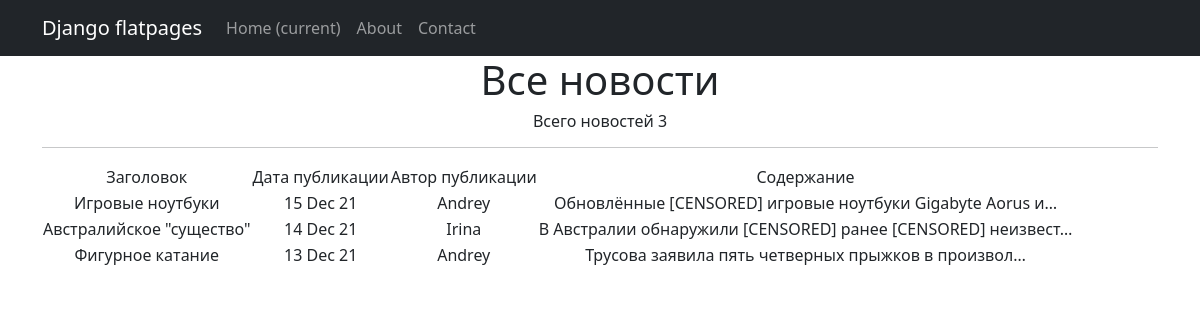
Page /news/ on the committed database.
### NewsPortal/models.py (models this page shows, shortened)
class Post(models.Model):
    author = models.ForeignKey(Author, on_delete=models.CASCADE)
    NEWS = 'NW'
    ARTICLE = 'AR'
    CATEGORY_CHOICES = (
        (NEWS, 'Новость'),
        (ARTICLE, 'Статья'),
    )
    categoryType = models.CharField(max_length=2, choices=CATEGORY_CHOICES, default=ARTICLE)
    dateCreation = models.DateTimeField(auto_now_add=True)
    postCategory = models.ManyToManyField(Category, through='postCategory')
    title = models.CharField(max_length=128)
    text = models.TextField()
    rating = models.SmallIntegerField(default=0)

class Author(models.Model):
    authorUser = models.OneToOneField(User, on_delete=models.CASCADE)
    ratingAuthor = models.SmallIntegerField(default=0)

### NewsPortal/views.py (the view)
# urls.py: path('', PostList.as_view()),
class PostList(ListView):
    model = Post                        # указываем модель, объекты которой мы будем выводить
    template_name = 'news/posts.html'   # указываем имя шаблона, в котором будет лежать HTML, в котором будут все инструкции о том, как именно пользователю должны вывестись наши объекты
    context_object_name = 'posts'       # это имя списка, в котором будут лежать все объекты, его надо указать, чтобы обратиться к самому списку объектов через HTML-шаблон
    queryset = Post.objects.order_by('-dateCreation')

### NewsPortal/templatetags/custom_filters.py (called while the page is built)
@register.filter(name='censor')
def censor(value):
    censor_list = ['мат', 'дурак', 'фигня']
    text = value.split()
    for word in text:
        if word.lower() in censor_list:
            value = value.replace(word, '[CENSORED]')
    return value

### templates/news/posts.html (shortened to what this page needs)
{% extends 'flatpages/default.html' %}
{% load custom_filters %}
{% block content %}
<h1>Все новости</h1>
<h6>Всего новостей {{ posts | length }}</h6>
<hr>
    {% if posts %}
        <table>
            <tr>
                <td>
                    Заголовок
                </td>
                <td>
                    Дата публикации
                </td>
                <td>
                    Автор публикации
                </td>
                <td>
                    Содержание
                </td>
            </tr>
        {% for post in posts %}
            <tr>
                <td>
                    {{post.title }}
                </td>
                <td>
                    {{post.dateCreation|date:'d M y' }}
                </td>
                <td>
                    {{post.author.authorUser}}
                </td>
                <td>
                    {{post.text|truncatechars:50|censor}}
                </td>
            </tr>
        {% endfor %}
        </table>
    {% else %}
        <h2>Новостей нет!</h2>
    {% endif %}
{% endblock content %}

### templates/flatpages/default.html (shortened to what this page needs)
<!DOCTYPE html>
<html lang="en">
    <head>
        {% load static %}
        <link href="{% static 'css/styles.css' %}" rel="stylesheet" />
    </head>
    <body>
        <nav class="navbar navbar-expand-lg navbar-dark bg-dark static-top">
           <div class="container">
               <a class="navbar-brand" href="#">Django flatpages</a>
               <div class="collapse navbar-collapse" id="navbarResponsive">
                   <ul class="navbar-nav ml-auto">
                       <li class="nav-item active">
                           <a class="nav-link" href="#">Home
                               <span class="sr-only">(current)</span>
                           </a>
                       </li>
                       <li class="nav-item">
                           <a class="nav-link" href="/about/">About</a>
                       </li>
                       <li class="nav-item">
                           <a class="nav-link" href="/contacts/">Contact</a>
                       </li>
                   </ul>
               </div>
           </div>
        </nav>
        <div class="container">
           <div class="row">
               <div class="col-lg-12 text-center">
                   {% block content %}{% endblock content %}
               </div>
           </div>
        </div>
    </body>
</html>

### rows in the picture
Post: title "Игровые ноутбуки", dateCreation "15 Dec 21", author.authorUser "Andrey", text|censor "Обновлённые [CENSORED] игровые ноутбуки Gigabyte Aorus и…"
Post: title "Австралийское \"существо\"", dateCreation "14 Dec 21", author.authorUser "Irina", text|censor "В Австралии обнаружили [CENSORED] ранее [CENSORED] неизвест…"
Post: title "Фигурное катание", dateCreation "13 Dec 21", author.authorUser "Andrey", text|censor "Трусова заявила пять четверных прыжков в произвол…"

### other values in the picture
{{ posts | length }} "3"
